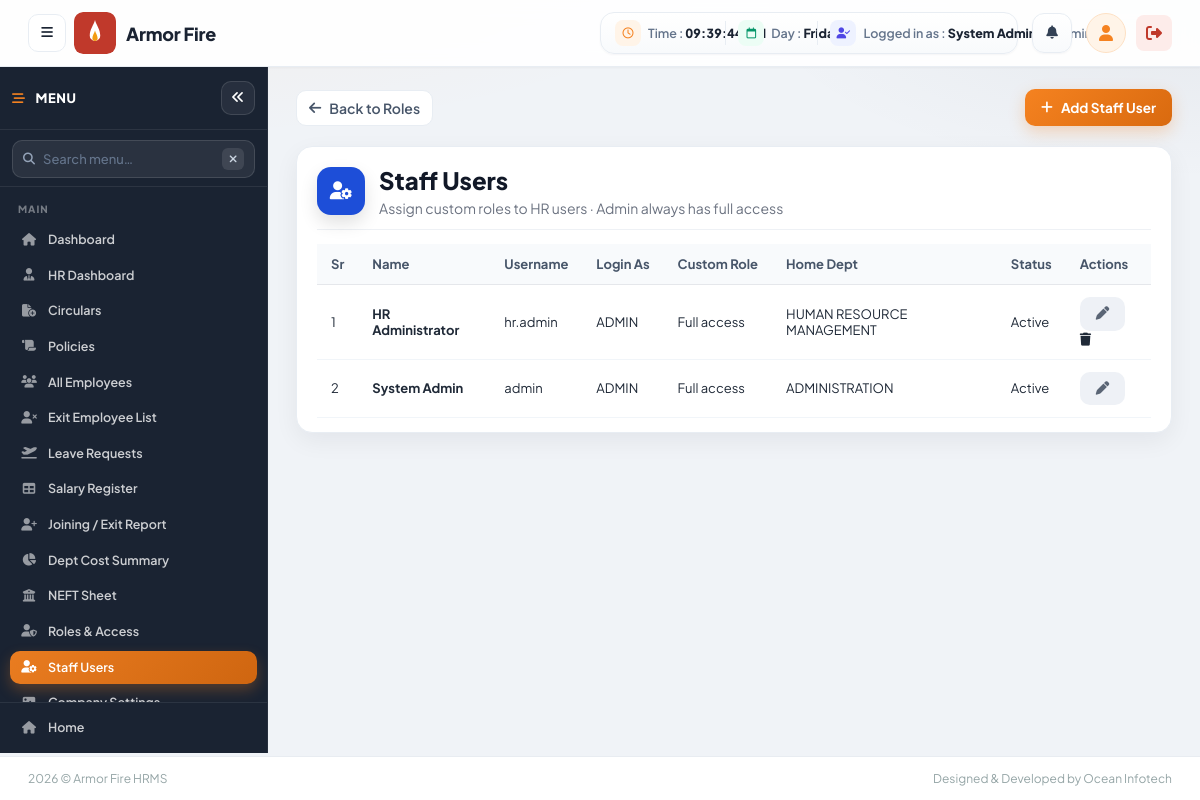
/users/index.php (signed in), run on an earlier commit of the app's database.
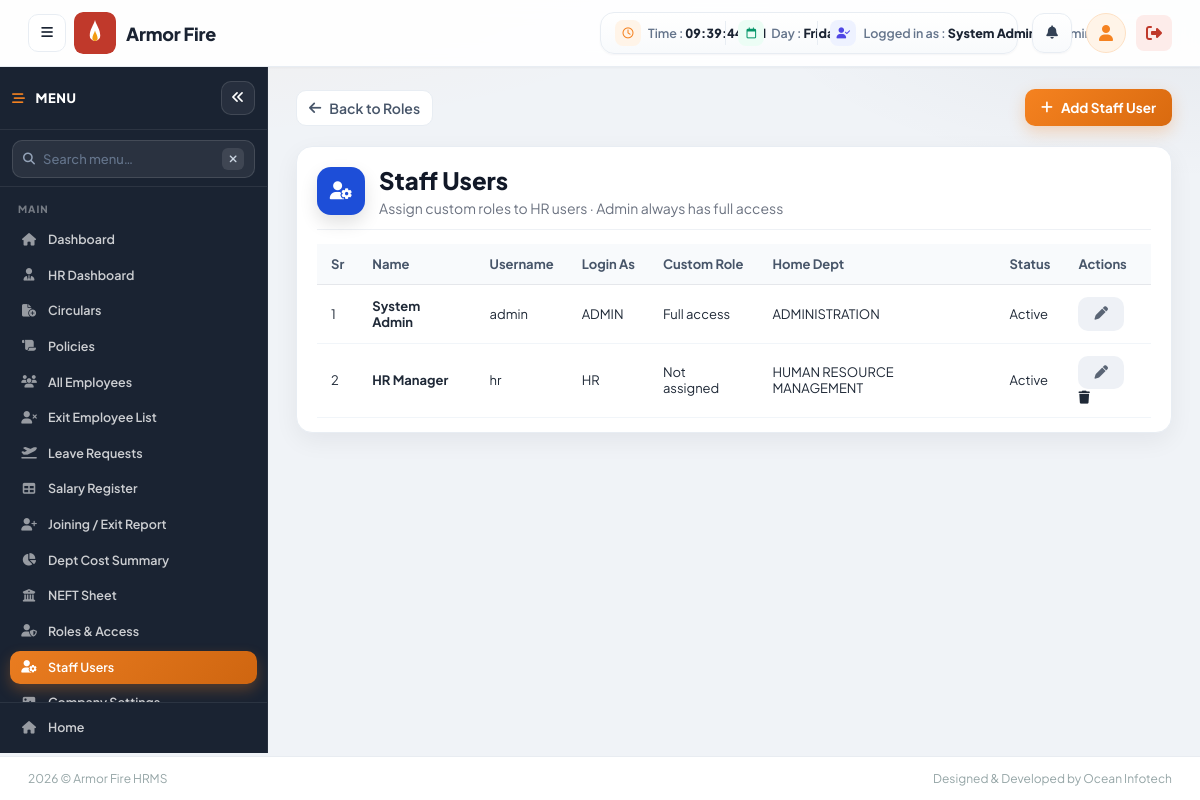
And on a later commit of the database.
### tables this page shows
CREATE TABLE IF NOT EXISTS users (
    id INT AUTO_INCREMENT PRIMARY KEY,
    username VARCHAR(50) NOT NULL UNIQUE,
    password VARCHAR(255) NOT NULL,
    full_name VARCHAR(100) NOT NULL,
    role ENUM('admin', 'hr', 'employee') NOT NULL DEFAULT 'hr',
    department_id INT NULL,
    status TINYINT(1) NOT NULL DEFAULT 1 COMMENT '1=Active, 0=Inactive',
    created_at TIMESTAMP DEFAULT CURRENT_TIMESTAMP,
    FOREIGN KEY (department_id) REFERENCES departments(id) ON DELETE SET NULL
);

CREATE TABLE IF NOT EXISTS departments (
    id INT AUTO_INCREMENT PRIMARY KEY,
    department_name VARCHAR(150) NOT NULL,
    icon_class VARCHAR(80) NOT NULL DEFAULT 'fa-building',
    icon_color VARCHAR(20) NOT NULL DEFAULT '#4A90E2',
    sort_order INT NOT NULL DEFAULT 0,
    status TINYINT(1) NOT NULL DEFAULT 1 COMMENT '1=Active, 0=Inactive',
    created_at TIMESTAMP DEFAULT CURRENT_TIMESTAMP
);

### includes/permission_helper.php (called while the page is built, shortened)
<?php
function fetchStaffUsers()
{
    $conn = getDBConnection();
    $sql = "SELECT u.id, u.username, u.full_name, u.role, u.department_id, u.custom_role_id, u.status,
                   r.name AS role_name, d.department_name
            FROM users u
            LEFT JOIN roles r ON r.id = u.custom_role_id
            LEFT JOIN departments d ON d.id = u.department_id
            WHERE u.role IN ('admin', 'hr')
            ORDER BY u.role ASC, u.full_name ASC";
    $rows = [];
    $res = $conn->query($sql);
    if ($res) {
        while ($row = $res->fetch_assoc()) {
            $rows[] = $row;
        }
    }
    return $rows;
}

### config/app.php (called while the page is built, shortened)
<?php
function app_url($path = '')
{
    $path = ltrim((string) $path, '/');
    return APP_BASE . '/' . $path;
}

### users/index.php (the view, shortened to what the changed rows need)
<?php
require_once __DIR__ . '/../config/app.php';
require_once __DIR__ . '/../includes/permission_helper.php';
$rows = fetchStaffUsers();
require_once __DIR__ . '/../includes/header.php';
?>
<main class="dashboard-main">
    <div class="form-page-card">
        <div class="form-page-header">
            <div class="master-list-title">
                <div>
                    <h1>Staff Users</h1>
                </div>
            </div>
        </div>
        <div class="table-wrap">
            <table class="data-table">
                <thead>
                    <tr>
                        <th>Sr</th>
                        <th>Name</th>
                        <th>Username</th>
                        <th>Login As</th>
                        <th>Custom Role</th>
                        <th>Home Dept</th>
                        <th>Status</th>
                        <th>Actions</th>
                    </tr>
                </thead>
                <tbody>
                <?php if (empty($rows)): ?>
                    <tr>
                        <td colspan="8" class="text-muted" style="text-align:center;padding:28px;">No staff users found.</td>
                    </tr>
                <?php else: ?>
                    <?php foreach ($rows as $i => $u): ?>
                        <tr>
                            <td><?php echo $i + 1; ?></td>
                            <td><strong><?php echo htmlspecialchars($u['full_name']); ?></strong></td>
                            <td><?php echo htmlspecialchars($u['username']); ?></td>
                            <td><?php echo strtoupper(htmlspecialchars($u['role'])); ?></td>
                            <td>
                                <?php if (($u['role'] ?? '') === 'admin'): ?>
                                    <span class="text-muted">Full access</span>
                                <?php elseif (!empty($u['role_name'])): ?>
                                    <?php echo htmlspecialchars($u['role_name']); ?>
                                <?php else: ?>
                                    <span class="badge badge-muted">Not assigned</span>
                                <?php endif; ?>
                            </td>
                            <td><?php echo htmlspecialchars($u['department_name'] ?? '—'); ?></td>
                            <td>
                                <?php if ((int) $u['status'] === 1): ?>
                                    <span class="badge badge-success">Active</span>
                                <?php else: ?>
                                    <span class="badge badge-muted">Inactive</span>
                                <?php endif; ?>
                            </td>
                            <td class="actions-cell">
                                <a href="<?php echo app_url('users/edit.php?id=' . (int) $u['id']); ?>"
                                   class="btn-sm btn-secondary" title="Edit">
                                    <i class="fa-solid fa-pen"></i>
                                </a>
                                <?php if ((int) $u['id'] !== (int) ($_SESSION['user_id'] ?? 0)): ?>
                                <a href="<?php echo app_url('users/delete.php?id=' . (int) $u['id']); ?>"
                                   class="btn-sm btn-danger"
                                   onclick="return confirm('Delete this user?');" title="Delete">
                                    <i class="fa-solid fa-trash"></i>
                                </a>
                                <?php endif; ?>
                            </td>
                        </tr>
                    <?php endforeach; ?>
                <?php endif; ?>
                </tbody>
            </table>
        </div>
    </div>
</main>
<?php require_once __DIR__ . '/../includes/footer.php'; ?>

What changed in the data, as far as the page shows it:
shown differently, row unchanged: users "System Admin": moves up the list
changed users "HUMAN RESOURCE MANAGEMENT": full_name "HR Administrator" → "HR Manager"; username "hr.admin" → "hr"; role "ADMIN" → "HR"; role "Full access" → "Not assigned"
